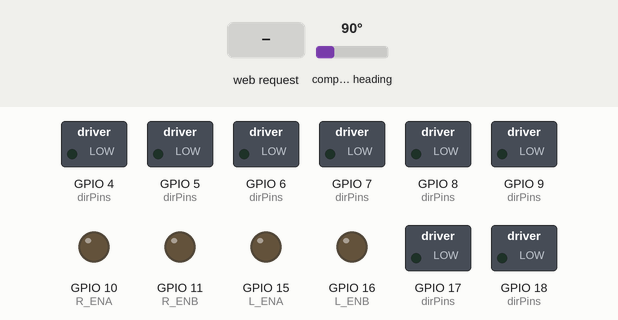
A program run on a simulated ESP32-S3. On the bench: switched loads named in the program (green lamp = pin HIGH), output pins drawn as LEDs (lit = HIGH). The inputs (shaded band) are chosen by the test bench; at power-on: compass heading 90°. What the program prints to the serial monitor is not drawn.

Above: at 2.2 s.
2.3 s: HTTP request GET /calibrate received
At 2.9 s:
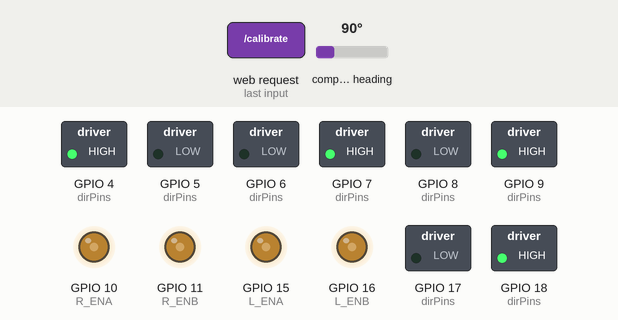
3.8 s: HTTP request GET /vector?vx=1 received
At 4.5 s:
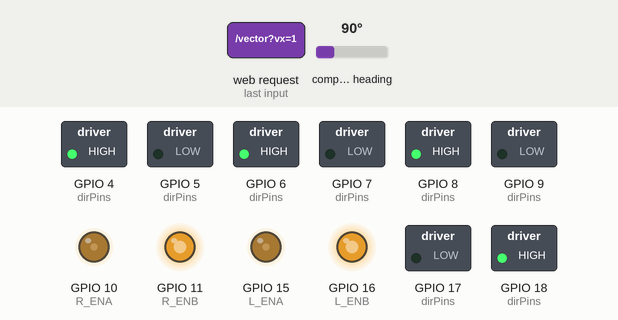
5.3 s: compass heading set to 7°
At 6.5 s:
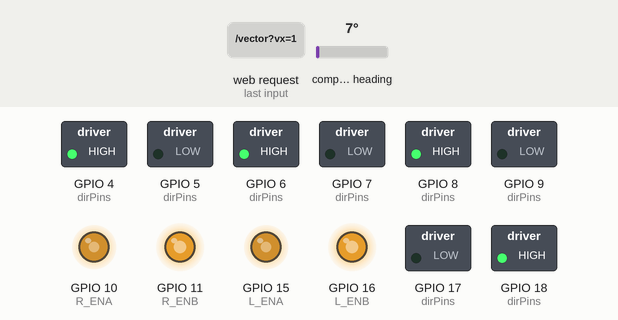
6.8 s: compass heading set to 269°
At 7.2 s:
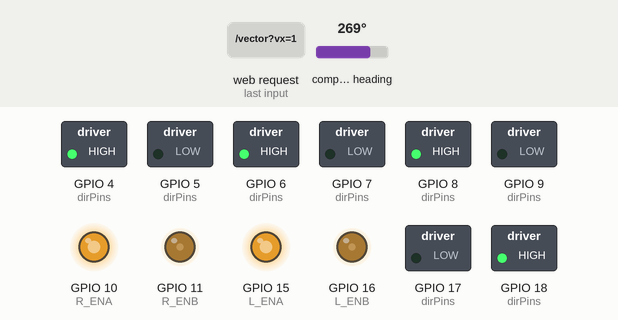
8.3 s: HTTP request GET /compass_toggle received
At 8.7 s:
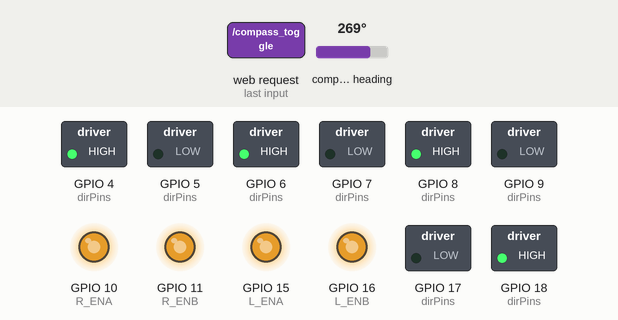
9.8 s: HTTP request GET /vector?vy=1 received
At 10.1 s:
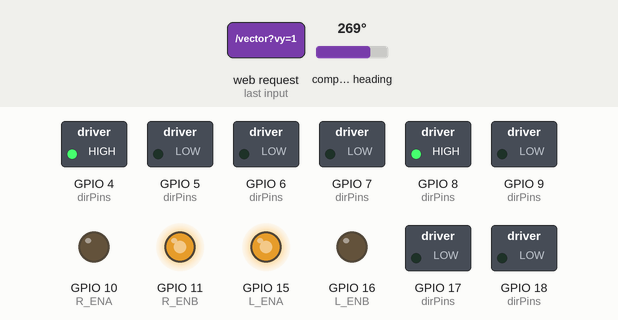
Timing chart, 0 to 12.3 s (numbered marks = the images above; inputs shaded):
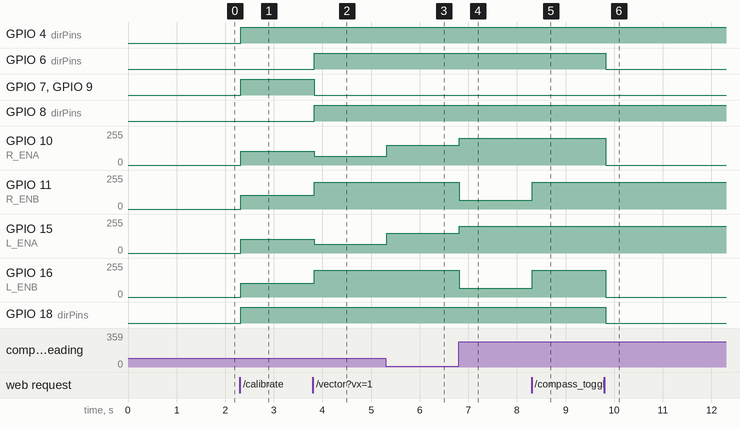

Measured:
- after the input at 2.3 s, GPIO 4 (dirPins), GPIO 7 (dirPins), GPIO 9 (dirPins), GPIO 18 (dirPins): LOW → HIGH at once; GPIO 10 (R_ENA), GPIO 11 (R_ENB), GPIO 15 (L_ENA), GPIO 16 (L_ENB): 0/255 → 102/255 at once
- after the input at 3.8 s, GPIO 6 (dirPins), GPIO 8 (dirPins): LOW → HIGH at once; GPIO 7 (dirPins), GPIO 9 (dirPins): HIGH → LOW at once; GPIO 10 (R_ENA), GPIO 15 (L_ENA): 102/255 → 66/255 at once; GPIO 11 (R_ENB), GPIO 16 (L_ENB): 102/255 → 199/255 at once
- after the input at 5.3 s, GPIO 10 (R_ENA), GPIO 15 (L_ENA): 66/255 → 149/255 at once
- after the input at 6.8 s, GPIO 10 (R_ENA), GPIO 15 (L_ENA): 149/255 → 199/255 at once; GPIO 11 (R_ENB), GPIO 16 (L_ENB): 199/255 → 66/255 at once
- after the input at 8.3 s, GPIO 11 (R_ENB), GPIO 16 (L_ENB): 66/255 → 199/255 at once
- after the input at 9.8 s, GPIO 6 (dirPins), GPIO 18 (dirPins): HIGH → LOW at once; GPIO 10 (R_ENA), GPIO 16 (L_ENB): 199/255 → 0/255 at once

The program:

main.cpp
```cpp
#include <Arduino.h>
#include <WiFi.h>
#include <AsyncTCP.h>
#include <ESPAsyncWebServer.h>

#include "motor_control.h"
#include "compass.h"
#include "web_ui.h"

// ══════════════════════════════════════════════════════════════
// WiFi Access Point
// ══════════════════════════════════════════════════════════════
const char* AP_SSID     = "4WD-Car";
const char* AP_PASSWORD = "";

AsyncWebServer server(80);

// ══════════════════════════════════════════════════════════════
// Drive State Machine
// ══════════════════════════════════════════════════════════════
volatile float targetVx = 0.0;
volatile float targetVy = 0.0;
volatile float targetWz = 0.0;

volatile int driveSpeed = 200;
volatile bool compassAssist = true;

float targetHeading = 0.0;
float turnTargetHeading = 0.0;
float Kp = 0.02; // Normalized P-gain for Wz (output scale is -1.0 to 1.0)
int turnSpeed = 150;

enum Mode {
    MODE_VECTOR,
    MODE_PRECISE_TURN,
    MODE_CALIBRATING
};
volatile Mode coreMode = MODE_VECTOR;

// Calibration state
volatile bool calibrating = false;
unsigned long calStartTime = 0;
unsigned long calDuration = 8000;

// ══════════════════════════════════════════════════════════════
// Precise turn logic (non-blocking)
// ══════════════════════════════════════════════════════════════
bool executePreciseTurn() {
    if (!compassReady) {
        stopMotors();
        return true;
    }

    float error = getHeadingError(turnTargetHeading);

    if (abs(error) <= 2.0) {
        stopMotors();
        targetHeading = turnTargetHeading;
        Serial.printf("[TURN] Complete! Heading: %.1f\n", getHeading());
        return true;
    }

    float spd = (abs(error) > 20) ? 0.6 : map((int)abs(error), 2, 20, 30, 60) / 100.0;

    // Wz only
    if (error > 0) driveKinematics(0, 0, spd, driveSpeed);
    else           driveKinematics(0, 0, -spd, driveSpeed);

    return false;
}

// ══════════════════════════════════════════════════════════════
// Calibration logic
// ══════════════════════════════════════════════════════════════
CalibrationResult calResult;
bool executeCalibration() {
    if (millis() - calStartTime >= calDuration) {
        stopMotors();
        calOffsetX = calResult.offsetX;
        calOffsetY = calResult.offsetY;
        calibrated = true;
        Serial.printf("[CAL] Done! Offset X=%.2f Y=%.2f (%d samples)\n",
                      calOffsetX, calOffsetY, calResult.samples);
        return true;
    }

    // Spin slowly
    driveKinematics(0, 0, 0.4, 255);

    float mx, my;
    getRawMag(mx, my);

    if (calResult.samples == 0) {
        calResult.minX = calResult.maxX = mx;
        calResult.minY = calResult.maxY = my;
    } else {
        if (mx < calResult.minX) calResult.minX = mx;
        if (mx > calResult.maxX) calResult.maxX = mx;
        if (my < calResult.minY) calResult.minY = my;
        if (my > calResult.maxY) calResult.maxY = my;
    }
    calResult.samples++;
    calResult.offsetX = (calResult.maxX + calResult.minX) / 2.0;
    calResult.offsetY = (calResult.maxY + calResult.minY) / 2.0;

    return false;
}

// ══════════════════════════════════════════════════════════════
// Setup
// ══════════════════════════════════════════════════════════════
void setup() {
    Serial.begin(115200);
    delay(500);
    Serial.println("\n=================================");
    Serial.println("  4WD Mecanum Vector Kinematics");
    Serial.println("=================================");

    motorSetup();
    compassSetup();

    WiFi.softAP(AP_SSID, AP_PASSWORD);
    delay(500);
    Serial.printf("[WiFi] AP: %s\n", AP_SSID);
    Serial.printf("[WiFi] IP: %s\n", WiFi.softAPIP().toString().c_str());

    server.on("/", HTTP_GET, [](AsyncWebServerRequest *r) {
        r->send(200, "text/html", index_html);
    });

    // ── Unified Vector Command ──
    server.on("/vector", HTTP_GET, [](AsyncWebServerRequest *r) {
        if (r->hasParam("vx")) targetVx = r->getParam("vx")->value().toFloat();
        if (r->hasParam("vy")) targetVy = r->getParam("vy")->value().toFloat();
        if (r->hasParam("wz")) targetWz = r->getParam("wz")->value().toFloat();
        if (r->hasParam("speed")) driveSpeed = r->getParam("speed")->value().toInt();

        // If manual rotation is applied, reset compass target to current heading
        if (targetWz != 0.0 && compassReady) {
            targetHeading = getHeading();
        }

        coreMode = MODE_VECTOR;
        r->send(200, "application/json", "{\"status\":\"ok\"}");
    });

    // ── Stop ──
    server.on("/stop", HTTP_GET, [](AsyncWebServerRequest *r) {
        targetVx = 0.0; targetVy = 0.0; targetWz = 0.0;
        if (compassReady) targetHeading = getHeading();
        coreMode = MODE_VECTOR;
        stopMotors();
        r->send(200, "application/json", "{\"status\":\"ok\"}");
    });

    // ── Precise turn ──
    server.on("/turn_angle", HTTP_GET, [](AsyncWebServerRequest *r) {
        if (!r->hasParam("angle")) { r->send(400); return; }
        float angle = r->getParam("angle")->value().toFloat();
        turnTargetHeading = normalizeAngle(getHeading() + angle);
        coreMode = MODE_PRECISE_TURN;
        Serial.printf("[CMD] Precise Turn %.1f°\n", angle);
        r->send(200, "application/json", "{\"status\":\"ok\"}");
    });

    // ── Compass toggle ──
    server.on("/compass_toggle", HTTP_GET, [](AsyncWebServerRequest *r) {
        compassAssist = !compassAssist;
        if (compassAssist && compassReady) targetHeading = getHeading();
        char j[64]; snprintf(j, sizeof(j), "{\"compass\":%s}", compassAssist?"true":"false");
        r->send(200, "application/json", j);
    });

    // ── Utility ──
    server.on("/heading", HTTP_GET, [](AsyncWebServerRequest *r) {
        char j[128];
        snprintf(j, sizeof(j), "{\"heading\":%.1f,\"compass\":%s,\"calibrated\":%s,\"mode\":\"%s\"}",
            getHeading(), compassAssist?"true":"false", calibrated?"true":"false",
            coreMode==MODE_CALIBRATING?"calibrating":coreMode==MODE_PRECISE_TURN?"turning":(targetVx==0&&targetVy==0&&targetWz==0)?"idle":"driving");
        r->send(200, "application/json", j);
    });

    server.on("/calibrate", HTTP_GET, [](AsyncWebServerRequest *r) {
        calStartTime = millis();
        calResult.samples = 0;
        coreMode = MODE_CALIBRATING;
        r->send(200, "application/json", "{\"status\":\"calibrating\"}");
    });

    server.begin();
    Serial.println("[WEB] Server started -> http://192.168.4.1\n");
}

// ══════════════════════════════════════════════════════════════
// Main Loop
// ══════════════════════════════════════════════════════════════
void loop() {
    switch (coreMode) {
        case MODE_VECTOR: {
            if (targetVx == 0.0 && targetVy == 0.0 && targetWz == 0.0) {
                stopMotors();
            } else {
                float effectiveWz = targetWz;

                // Overlay Magnetic P-Controller if translating without manual spinning
                if (compassAssist && compassReady && targetWz == 0.0) {
                    float error = getHeadingError(targetHeading);
                    effectiveWz = constrain(Kp * error, -0.5, 0.5);
                }

                driveKinematics(targetVx, targetVy, effectiveWz, driveSpeed);
            }
            break;
        }
        case MODE_PRECISE_TURN:
            if (executePreciseTurn()) coreMode = MODE_VECTOR;
            break;
        case MODE_CALIBRATING:
            if (executeCalibration()) coreMode = MODE_VECTOR;
            break;
    }
    delay(20); // 50hz
}
```

compass.h
```cpp
#ifndef COMPASS_H
#define COMPASS_H

#include <Wire.h>
#include <Adafruit_Sensor.h>
#include <Adafruit_HMC5883_U.h>
#include <math.h>

// ══════════════════════════════════════════════════════════════
// HMC5983 Compass Module (HMC5883L register-compatible)
// I2C: SDA=GPIO1, SCL=GPIO2
// ══════════════════════════════════════════════════════════════

#define COMPASS_SDA 1
#define COMPASS_SCL 2

Adafruit_HMC5883_Unified mag = Adafruit_HMC5883_Unified(12345);
bool compassReady = false;

// Hard-iron calibration offsets
float calOffsetX = 0.0;
float calOffsetY = 0.0;
bool calibrated = false;

// ──────────────────────────────────────────────
// Initialize compass
// ──────────────────────────────────────────────
bool compassSetup() {
    Wire.begin(COMPASS_SDA, COMPASS_SCL);
    if (!mag.begin()) {
        Serial.println("[COMPASS] HMC5983 NOT detected! Check I2C wiring.");
        return false;
    }
    compassReady = true;
    Serial.println("[COMPASS] HMC5983 ready (SDA=1, SCL=2)");
    return true;
}

// ──────────────────────────────────────────────
// Get raw magnetic X, Y (for calibration)
// ──────────────────────────────────────────────
void getRawMag(float &mx, float &my) {
    sensors_event_t event;
    mag.getEvent(&event);
    mx = event.magnetic.x;
    my = event.magnetic.y;
}

// ──────────────────────────────────────────────
// Get calibrated heading (0–360°)
// ──────────────────────────────────────────────
float getHeading() {
    if (!compassReady) return -1.0;

    sensors_event_t event;
    mag.getEvent(&event);

    // Apply hard-iron calibration offsets
    float x = event.magnetic.x - calOffsetX;
    float y = event.magnetic.y - calOffsetY;

    float heading = atan2(y, x);
    if (heading < 0) heading += 2 * PI;

    return heading * 180.0 / M_PI;
}

// ──────────────────────────────────────────────
// Heading error with 360° wrap-around
// Returns -180 to +180 (positive = clockwise to target)
// ──────────────────────────────────────────────
float getHeadingError(float target) {
    float current = getHeading();
    float error = target - current;
    if (error > 180.0) error -= 360.0;
    else if (error < -180.0) error += 360.0;
    return error;
}

// ──────────────────────────────────────────────
// Normalize angle to 0–360
// ──────────────────────────────────────────────
float normalizeAngle(float angle) {
    while (angle >= 360.0) angle -= 360.0;
    while (angle < 0.0) angle += 360.0;
    return angle;
}

// ──────────────────────────────────────────────
// Calibration: samples min/max over a rotation,
// computes hard-iron offsets.
// Call this while spinning the robot slowly.
// Returns when enough samples are collected.
// ──────────────────────────────────────────────
struct CalibrationResult {
    float offsetX, offsetY;
    float minX, maxX, minY, maxY;
    int samples;
};

CalibrationResult runCalibration(unsigned long durationMs) {
    CalibrationResult cal;
    float mx, my;

    // Initialize with first reading
    getRawMag(mx, my);
    cal.minX = cal.maxX = mx;
    cal.minY = cal.maxY = my;
    cal.samples = 0;

    unsigned long start = millis();
    while (millis() - start < durationMs) {
        getRawMag(mx, my);

        if (mx < cal.minX) cal.minX = mx;
        if (mx > cal.maxX) cal.maxX = mx;
        if (my < cal.minY) cal.minY = my;
        if (my > cal.maxY) cal.maxY = my;

        cal.samples++;
        delay(20);  // 50Hz sampling
    }

    // Compute hard-iron offsets (center of the ellipse)
    cal.offsetX = (cal.maxX + cal.minX) / 2.0;
    cal.offsetY = (cal.maxY + cal.minY) / 2.0;

    // Apply offsets
    calOffsetX = cal.offsetX;
    calOffsetY = cal.offsetY;
    calibrated = true;

    Serial.printf("[COMPASS] Calibration done: %d samples\n", cal.samples);
    Serial.printf("[COMPASS] Offset X=%.2f Y=%.2f\n", calOffsetX, calOffsetY);

    return cal;
}

#endif // COMPASS_H
```

motor_control.h
```cpp
#ifndef MOTOR_CONTROL_H
#define MOTOR_CONTROL_H

#include <Arduino.h>

// ══════════════════════════════════════════════════════════════
// 4WD Mecanum Kinematic Control
// ══════════════════════════════════════════════════════════════
//  L298N #1 (Left Side)                L298N #2 (Right Side)
//  ┌──────────────────┐                ┌──────────────────┐
//  │ Motor A: Front-L │                │ Motor A: Front-R │
//  │ Motor B: Rear-L  │                │ Motor B: Rear-R  │
//  └──────────────────┘                └──────────────────┘

// ── L298N #1 — Left Side ──
#define FL_IN1   4
#define FL_IN2   5
#define RL_IN1   7
#define RL_IN2   6
#define L_ENA    15   // Front-Left PWM
#define L_ENB    16   // Rear-Left PWM

// ── L298N #2 — Right Side ──
#define FR_IN1   17
#define FR_IN2   18
#define RR_IN1   8
#define RR_IN2   9
#define R_ENA    10   // Front-Right PWM
#define R_ENB    11   // Rear-Right PWM

// ── LEDC PWM ──
#define PWM_FREQ       1000
#define PWM_RESOLUTION 8 // 0-255

#define CH_FL  0
#define CH_RL  1
#define CH_FR  2
#define CH_RR  3

// ──────────────────────────────────────────────
// Setup
// ──────────────────────────────────────────────
void motorSetup() {
    int dirPins[] = {FL_IN1, FL_IN2, RL_IN1, RL_IN2,
                     FR_IN1, FR_IN2, RR_IN1, RR_IN2};
    for (int pin : dirPins) {
        pinMode(pin, OUTPUT);
        digitalWrite(pin, LOW);
    }

    ledcSetup(CH_FL, PWM_FREQ, PWM_RESOLUTION);
    ledcSetup(CH_RL, PWM_FREQ, PWM_RESOLUTION);
    ledcSetup(CH_FR, PWM_FREQ, PWM_RESOLUTION);
    ledcSetup(CH_RR, PWM_FREQ, PWM_RESOLUTION);

    ledcAttachPin(L_ENA, CH_FL);
    ledcAttachPin(L_ENB, CH_RL);
    ledcAttachPin(R_ENA, CH_FR);
    ledcAttachPin(R_ENB, CH_RR);

    ledcWrite(CH_FL, 0);
    ledcWrite(CH_RL, 0);
    ledcWrite(CH_FR, 0);
    ledcWrite(CH_RR, 0);
}

// ──────────────────────────────────────────────
// Low-level: drive a single motor
// ──────────────────────────────────────────────
void driveMotor(int in1, int in2, int channel, float speed) {
    if (speed > 0.0)      { digitalWrite(in1, HIGH); digitalWrite(in2, LOW);  }
    else if (speed < 0.0) { digitalWrite(in1, LOW);  digitalWrite(in2, HIGH); }
    else                  { digitalWrite(in1, LOW);  digitalWrite(in2, LOW);  }
    ledcWrite(channel, constrain(abs((int)speed), 0, 255));
}

void setMotorSpeeds(float fl, float fr, float rl, float rr) {
    driveMotor(FL_IN1, FL_IN2, CH_FL, fl);
    driveMotor(FR_IN1, FR_IN2, CH_FR, fr);
    driveMotor(RL_IN1, RL_IN2, CH_RL, rl);
    driveMotor(RR_IN1, RR_IN2, CH_RR, rr);
}

void stopMotors() {
    setMotorSpeeds(0, 0, 0, 0);
}

// ══════════════════════════════════════════════════════════════
// Inverse Kinematics Engine
// ══════════════════════════════════════════════════════════════
// vx: translation lateral (-1.0 to 1.0)
// vy: translation vertical (-1.0 to 1.0)
// wz: rotation around Z  (-1.0 to 1.0)
// speedLimit: absolute hardware limit 0-255
void driveKinematics(float vx, float vy, float wz, int speedLimit) {
    // Kinematic formulas for standard 'X' mecanum layout
    float fl = vy + vx + wz;
    float fr = vy - vx - wz;
    float rl = vy - vx + wz;
    float rr = vy + vx - wz;

    // Normalization to maintain vector ratios if sum exceeds 1.0
    float max_val = max({abs(fl), abs(fr), abs(rl), abs(rr)});
    if (max_val > 1.0) {
        fl /= max_val;
        fr /= max_val;
        rl /= max_val;
        rr /= max_val;
    }

    // Apply absolute max speed mapping
    setMotorSpeeds(fl * speedLimit, fr * speedLimit, rl * speedLimit, rr * speedLimit);
}

#endif // MOTOR_CONTROL_H
```

Source omitted: web_ui.h (19945 bytes)
